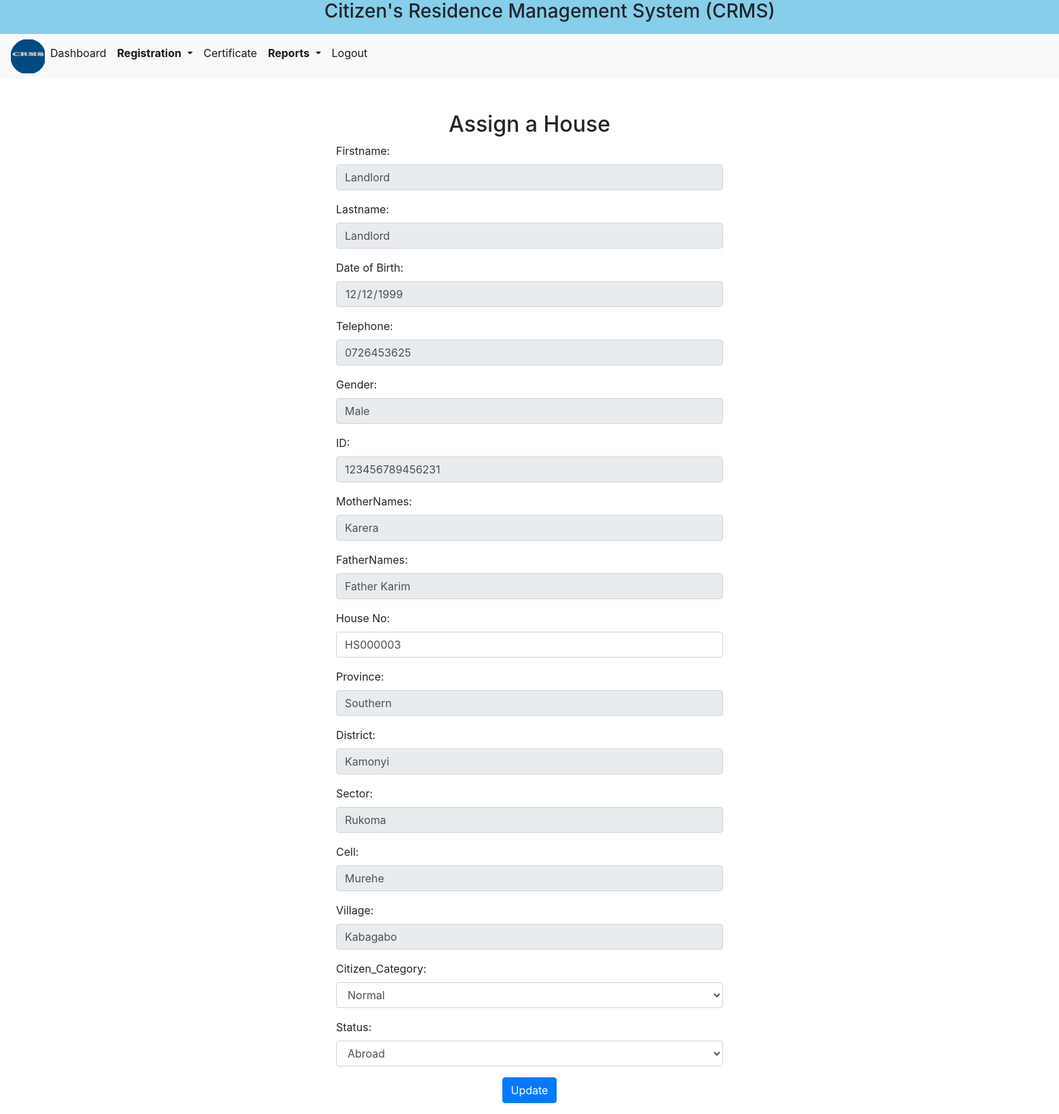
/updateResident.php?identifier=88329654 (signed in), run on an earlier commit of the app's database.
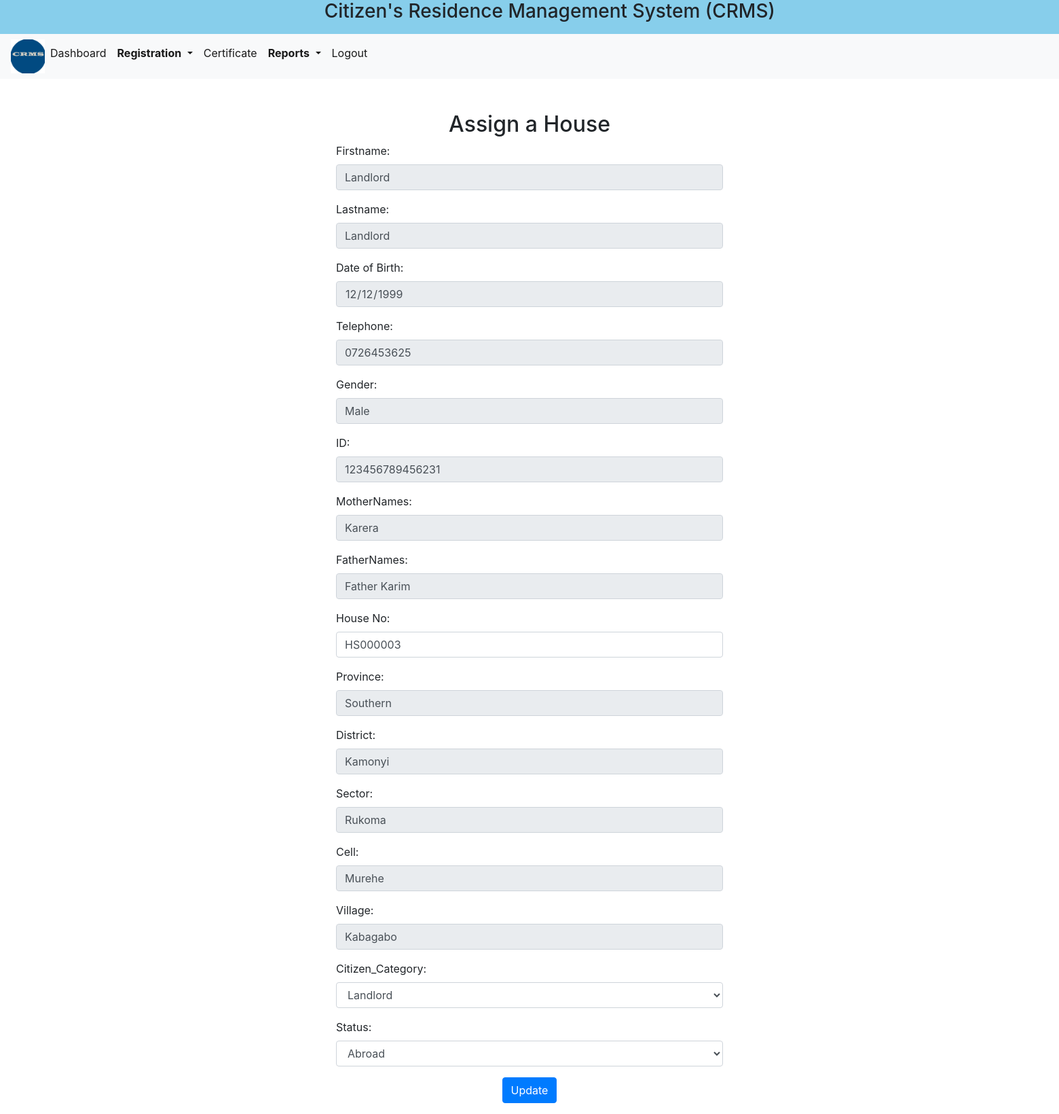
And on a later commit of the database.
### tables this page shows
CREATE TABLE `resident` (
  `Identifier` varchar(8) NOT NULL,
  `Firstname` varchar(20) DEFAULT NULL,
  `Lastname` varchar(20) DEFAULT NULL,
  `DoB` date DEFAULT NULL,
  `Telephone` varchar(15) DEFAULT NULL,
  `Email` varchar(255) DEFAULT '',
  `Gender` varchar(6) DEFAULT NULL,
  `ID` bigint DEFAULT NULL,
  `FatherNames` varchar(20) DEFAULT NULL,
  `MotherNames` varchar(20) DEFAULT NULL,
  `Province` varchar(20) DEFAULT NULL,
  `District` varchar(20) DEFAULT NULL,
  `Sector` varchar(20) DEFAULT NULL,
  `Cell` varchar(20) DEFAULT NULL,
  `Village` varchar(20) DEFAULT NULL,
  `Citizen_Category` varchar(20) DEFAULT NULL,
  `HouseNo` varchar(30) DEFAULT NULL,
  `Password` varchar(255) DEFAULT '',
  `Status` varchar(9) DEFAULT NULL,
  `RegDate` datetime DEFAULT CURRENT_TIMESTAMP,
  PRIMARY KEY (`Identifier`),
  UNIQUE KEY `Telephone` (`Telephone`),
  UNIQUE KEY `ID` (`ID`),
  KEY `HouseNo` (`HouseNo`),
  CONSTRAINT `resident_ibfk_1` FOREIGN KEY (`HouseNo`) REFERENCES `houses` (`HouseNo`)
);

CREATE TABLE `provinces` (
  `ProvinceID` int NOT NULL AUTO_INCREMENT,
  `Province` varchar(20) DEFAULT NULL,
  PRIMARY KEY (`ProvinceID`)
);

CREATE TABLE `districts` (
  `DistrictID` int NOT NULL AUTO_INCREMENT,
  `ProvinceID` int NOT NULL,
  `District` varchar(20) DEFAULT NULL,
  PRIMARY KEY (`DistrictID`),
  KEY `province` (`ProvinceID`)
);

CREATE TABLE `sectors` (
  `SectorID` int NOT NULL AUTO_INCREMENT,
  `DistrictID` int NOT NULL,
  `Sector` varchar(20) DEFAULT NULL,
  PRIMARY KEY (`SectorID`),
  KEY `district` (`DistrictID`)
);

CREATE TABLE `cells` (
  `CellID` int NOT NULL AUTO_INCREMENT,
  `SectorID` int NOT NULL,
  `Cell` varchar(20) DEFAULT NULL,
  PRIMARY KEY (`CellID`),
  KEY `sector` (`SectorID`)
);

CREATE TABLE `villages` (
  `VillageID` int NOT NULL AUTO_INCREMENT,
  `CellID` int NOT NULL,
  `Village` varchar(20) DEFAULT NULL,
  PRIMARY KEY (`VillageID`),
  KEY `cell` (`CellID`)
);

### updateResident.php (the view, shortened to what the changed rows need)
<!DOCTYPE html>
<html lang="en">
<head>
    <link rel="stylesheet" href="bootstrap/bootstrap.css">
    </head>
</head>
<body background="img src="image1.jpg" class="d-block w-100" alt="...">
<?php
$conn = new mysqli('localhost', 'super', '', 'crms');
$identifier = $_GET['identifier'];
$stmt = $conn->prepare("SELECT t.*,p.Province as ProvinceName,d.District as DistrictName,s.Sector as SectorName,c.Cell as CellName,v.Village as VillageName FROM resident t  INNER JOIN provinces p ON t.Province=p.ProvinceID INNER JOIN districts d ON d.DistrictID=t.District INNER JOIN sectors s ON s.SectorID=t.Sector INNER JOIN cells c ON c.CellID=t.Cell INNER JOIN villages v ON v.VillageID=t.Village WHERE Identifier = ?");
$stmt->bind_param("i", $identifier);
$stmt->execute();
$result = $stmt->get_result();
$record = $result->fetch_assoc();
?>
<!DOCTYPE html>
<html lang="en">
<head>
    <link rel="stylesheet" href="bootstrap/bootstrap.css">
</head>
<body>
<div class="container mt-5 form-container">
<h2 class="text-center">Assign a House</h2>
    <form action="updateResident.php?identifier=<?php echo htmlspecialchars($record['Identifier']); ?>" method="POST">
        <div class="form-group">
            <label for="firstname">Firstname:</label>
            <input type="text" class="form-control" pattern="[A-Za-z]*" inputmode="alphabetic" title="Only alphabetic characters are allowed" id="firstname" name="firstname" value="<?php echo htmlspecialchars($record['Firstname']); ?>" readonly required>
        </div>
        <div class="form-group">
            <label for="lastname">Lastname:</label>
            <input type="text" class="form-control" pattern="[A-Za-z]*" inputmode="alphabetic" title="Only alphabetic characters are allowed!" id="lastname" name="lastname" value="<?php echo htmlspecialchars($record['Lastname']); ?>" readonly required>
        </div>
        <div class="form-group">
            <label for="dob">Date of Birth:</label>
            <input type="date" class="form-control" id="dob" name="dob" value="<?php echo htmlspecialchars($record['DoB']); ?>" readonly required>
        </div>
        <div class="form-group">
            <label for="telephone">Telephone:</label>
            <input type="text" class="form-control" id="telephone" pattern="[0-9]*" inputmode="numeric" title="Only numbers are aloowed!" name="telephone" value="<?php echo htmlspecialchars($record['Telephone']); ?>" readonly required>
        </div>
        <div class="form-group">
            <label for="id">Gender:</label>
            <input type="text" class="form-control" id="gender" name="gender" value="<?php echo htmlspecialchars($record['Gender']); ?>" readonly required>
        </div>
        <div class="form-group">
            <label for="id">ID:</label>
            <input type="text" class="form-control" id="id" pattern="[0-9]*" inputmode="numeric" title="Only numbers are aloowed!" name="id" value="<?php echo htmlspecialchars($record['ID']); ?>" readonly required>
        </div>
        <div class="form-group">
            <label for="district">MotherNames:</label>
            <input type="text" class="form-control" id="mothernames" name="mothernames" pattern="[A-Za-z]*" inputmode="alphabetic" title="Only alphabetic characters are allowed!" value="<?php echo htmlspecialchars($record['MotherNames']); ?>" readonly required>
        </div>
        <div class="form-group">
            <label for="district">FatherNames:</label>
            <input type="text" class="form-control" id="fathernames" name="fathernames" pattern="[A-Za-z]*" inputmode="alphabetic" title="Only alphabetic characters are allowed!" value="<?php echo htmlspecialchars($record['FatherNames']); ?>" readonly required>
        </div>
        <div class="form-group">
            <label for="houseno">House No:</label>
            <input type="text" class="form-control" id="houseno" name="houseno" value="<?php echo htmlspecialchars($record['HouseNo']); ?>">
        </div>
        <div class="form-group">
            <label for="district">Province:</label>
            <input type="text" class="form-control" id="provinceName" name="provinceName" value="<?php echo htmlspecialchars($record['ProvinceName']); ?>"readonly required>
        </div>
        <div class="form-group">
            <label for="district">District:</label>
            <input type="text" class="form-control" id="districtName" name="districtName" value="<?php echo htmlspecialchars($record['DistrictName']); ?>" readonly required>
        </div>
        <div class="form-group">
            <label for="sector">Sector:</label>
            <input type="text" class="form-control" id="sectorName" name="sectorName" value="<?php echo htmlspecialchars($record['SectorName']); ?>" readonly required>
        </div>
        <div class="form-group">
            <label for="cell">Cell:</label>
            <input type="text" class="form-control" id="cellName" name="cellName" value="<?php echo htmlspecialchars($record['CellName']); ?>" readonly required>
        </div>
        <div class="form-group">
            <label for="village">Village:</label>
            <input type="text" class="form-control" id="villageName" name="villageName" value="<?php echo htmlspecialchars($record['VillageName']); ?>" readonly required>
        </div>
        <div class="form-group">
            <label for="gender">Citizen_Category:</label>
            <select class="form-control" id="citizen_category" name="citizen_category" required>
                <option value="Normal" <?php echo $record['Citizen_Category'] == 'Normal' ? 'selected' : ''; ?>>Normal</option>
                <option value="Landlord" <?php echo $record['Citizen_Category'] == 'Landlord' ? 'selected' : ''; ?>>Landlord</option>
            </select>
        </div>
        <div class="form-group">
            <label for="status">Status:</label>
            <select class="form-control" id="status" name="status" required>
                <option value=""><?php echo htmlspecialchars($record['Status']); ?></option>
            </select>
        </div>
    </form>
</div>
</body>
</html>

What changed in the data, as far as the page shows it:
changed resident "Landlord": citizen_category "Normal" → "Landlord"
